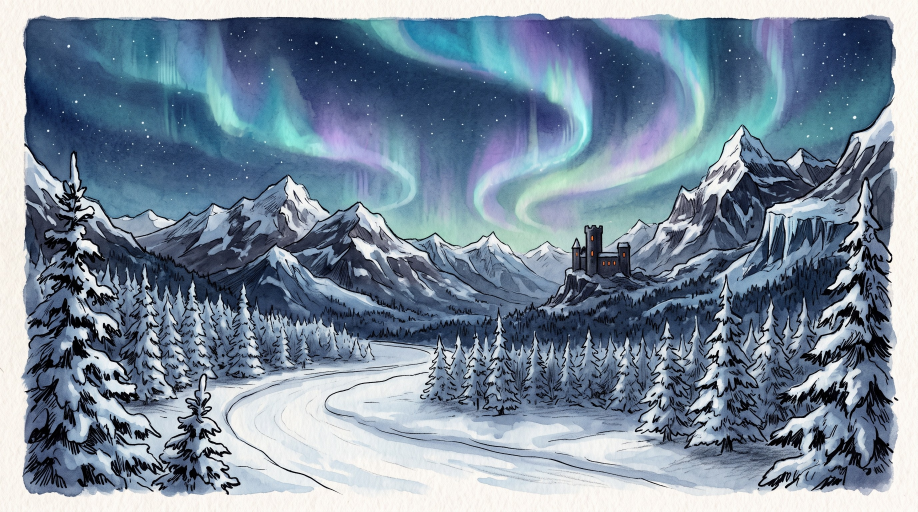
#> input picture assets/characters/crossworld_cast_v0/worlds/cold_2k_raw.jpg, 2752 x 1536 px (shown at 1/3 size)
$ python -i final_frame_qa.py   (imports and definitions only)   (older library calls are emulated)
#> lines starting #> are read from the running program, lines starting #| are printed output that depends on the picture; after the words box and inside, x2 and y2 are one past the last pixel; in counts of white or black regions, pixels touching at a corner belong together
"""Unified Final-Frame QA Stage (B-14): measures every frame of a delivered output against the graded source.

NOTE: Default thresholds in ``DEFAULT_RANGES`` are starting engineering bands (not hard quotas) and require
calibration against owner-approved painted material before promotion to strict blocking gates.
"""
from __future__ import annotations

import hashlib
import json
import subprocess
from pathlib import Path
from typing import Any

import numpy as np

DEFAULT_RANGES: dict[str, Any] = {
    "needs_owner_calibration": True,
    "key_object_margin_min": 0.03,
    "lost_mask_area_pass": 0.001,
    "lost_mask_area_review": 0.005,
    "valid_coverage_pass": 0.9995,
    "valid_coverage_review": 0.998,
    "edge_density_ratio_pass": (0.90, 1.15),
    "edge_density_ratio_review": (0.75, 1.30),
    "hf_band_ratio_pass": (0.85, 1.20),
    "hf_band_ratio_review": (0.65, 1.35),
    "halo_overshoot_pass": 0.05,
    "halo_overshoot_review": 0.08,
    "grain_spectrum_ratio_pass": (0.80, 1.20),
    "grain_spectrum_ratio_review": (0.65, 1.35),
    "channel_shift_pass": 2.0,
    "channel_shift_review": 4.0,
    "delta_e_pass": 2.0,
    "delta_e_review": 4.0,
    "lantern_clip_delta_pp_pass": 0.1,
    "lantern_clip_delta_pp_review": 0.5,
    "face_identity_cosine_pass": 0.92,
    "face_identity_cosine_review": 0.88,
    "temporal_static_flow_p95_pass": 0.5,
    "upscaler_default": "native",
}


# [12 lines left out: function _radial_band_energy, not called in this run]


def _edge_halo_overshoot(gray: np.ndarray) -> float:
    """Measure local luminance overshoot/undershoot around strong edges as a fraction of edge contrast."""
    import cv2

    g = gray.astype(np.float32)
    edges = cv2.Canny(np.clip(g, 0, 255).astype(np.uint8), 80, 180) > 0
    if not edges.any():
        return 0.0
    dil = cv2.dilate(g, np.ones((5, 5), np.uint8))
    ero = cv2.erode(g, np.ones((5, 5), np.uint8))
    contrast = np.maximum(dil - ero, 1.0)
    ring = cv2.dilate(edges.astype(np.uint8), np.ones((5, 5), np.uint8)) > 0
    lap = np.abs(cv2.Laplacian(g, cv2.CV_32F, ksize=3))
    rel = (lap[ring] / (4.0 * contrast[ring]))
    return float(np.percentile(rel, 95)) if rel.size else 0.0


# [245 lines left out: functions _rgb_to_lab_delta_e, build_resize_encode_manifest, evaluate_final_frame_qa, not called in this run]

>>> import cv2
>>> picture = cv2.imread('../../assets/characters/crossworld_cast_v0/worlds/cold_2k_raw.jpg', cv2.IMREAD_GRAYSCALE)
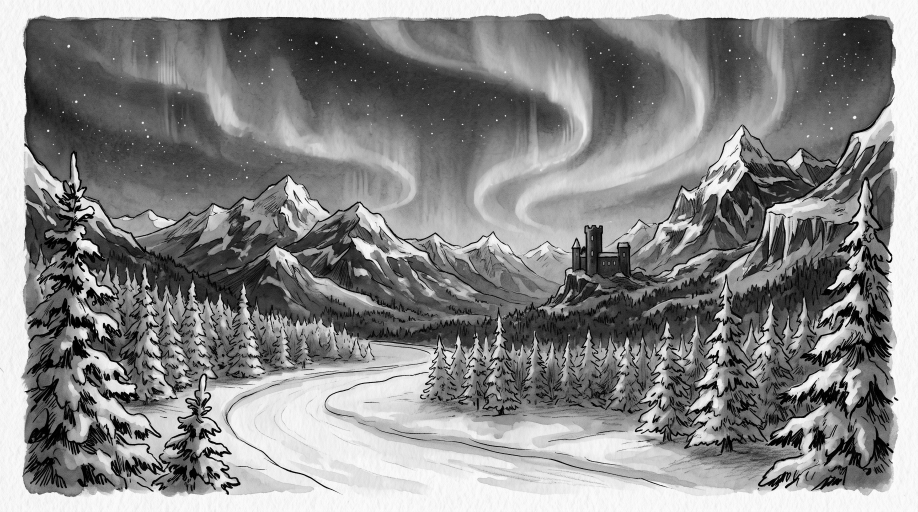
#> picture: shape (1536, 2752) (shown at 1/3 size); min 0, max 255, mean 136.5
>>> result = _edge_halo_overshoot(picture)
#> in _edge_halo_overshoot, `edges = cv2.Canny(np.clip(g, 0, 255).astype(np.uint8), 80, 180) > 0`:
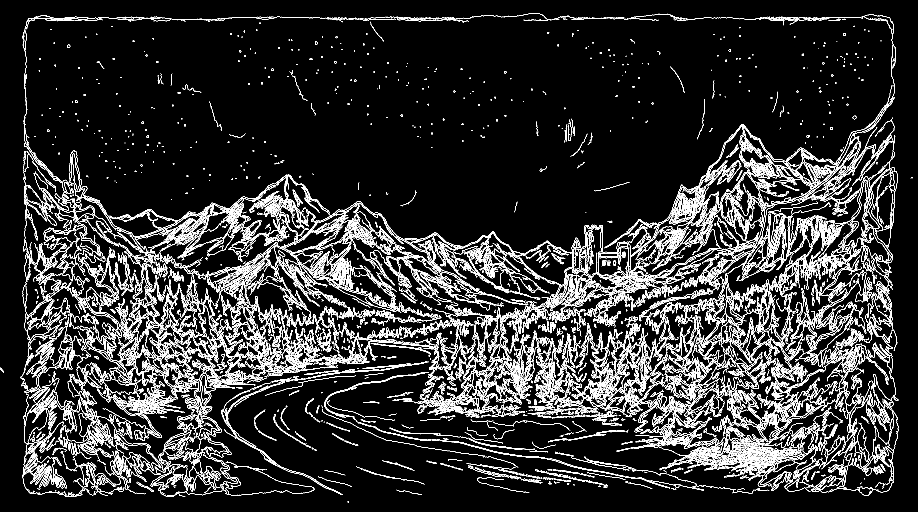
#> edges: shape (1536, 2752) bool (shown at 1/3 size); 8.6% white in thin lines or dots
#> in _edge_halo_overshoot, `dil = cv2.dilate(g, np.ones((5, 5), np.uint8))`:
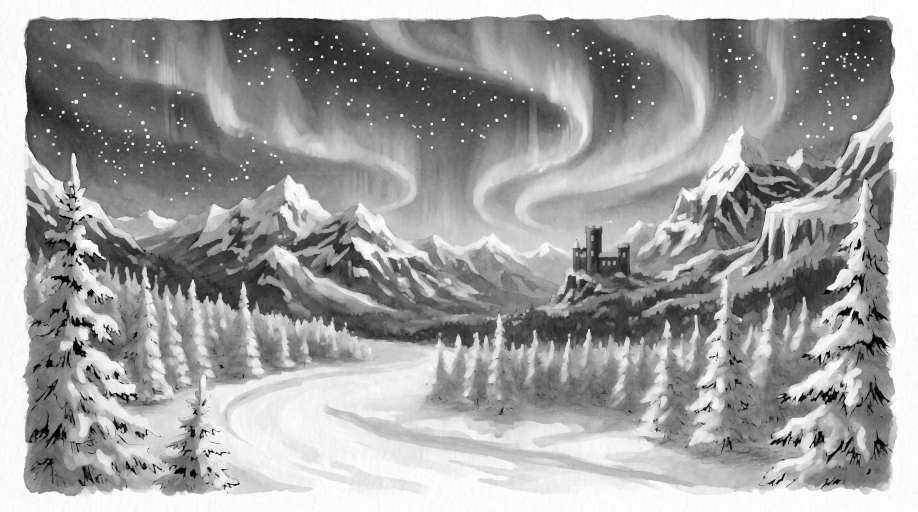
#> dil: shape (1536, 2752) float32 (shown at 1/3 size); min 0, max 255, mean 159.9
#> in _edge_halo_overshoot, `ero = cv2.erode(g, np.ones((5, 5), np.uint8))`:
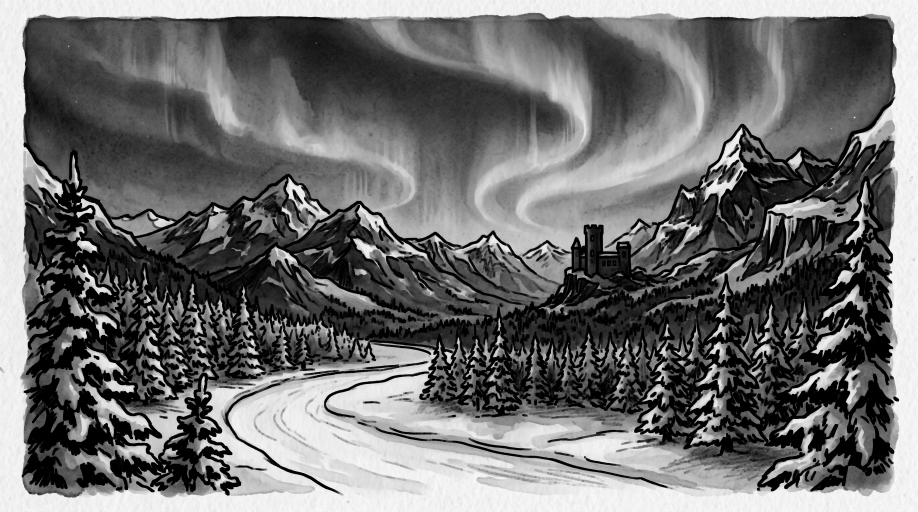
#> ero: shape (1536, 2752) float32 (shown at 1/3 size); min 0, max 251, mean 111.4
#> in _edge_halo_overshoot, `contrast = np.maximum(dil - ero, 1.0)`:
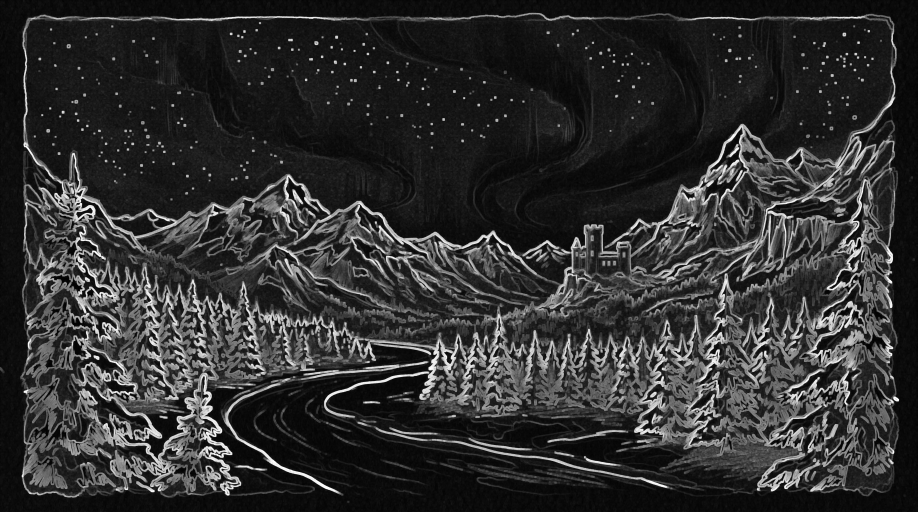
#> contrast: shape (1536, 2752) float32 (shown at 1/3 size); min 1, max 255, mean 48.5
#> in _edge_halo_overshoot, `ring = cv2.dilate(edges.astype(np.uint8), np.ones((5, 5), np.uint8)) > 0`:
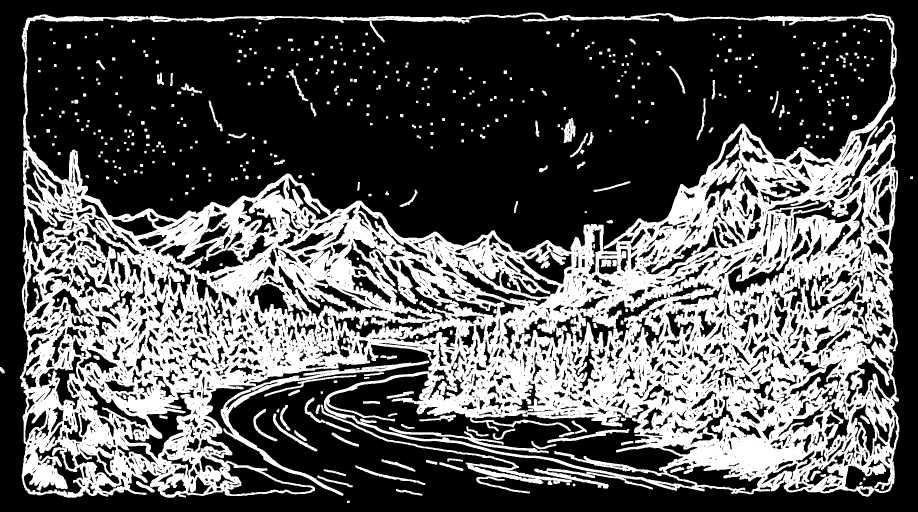
#> ring: shape (1536, 2752) bool (shown at 1/3 size); 34% white; 454 white regions, largest, box (x1, y1, x2, y2) and area: (60, 38, 2698, 1493) 1339699, (662, 1082, 1287, 1487) 15323, (963, 1214, 1715, 1452) 9783
#> in _edge_halo_overshoot, `lap = np.abs(cv2.Laplacian(g, cv2.CV_32F, ksize=3))`:
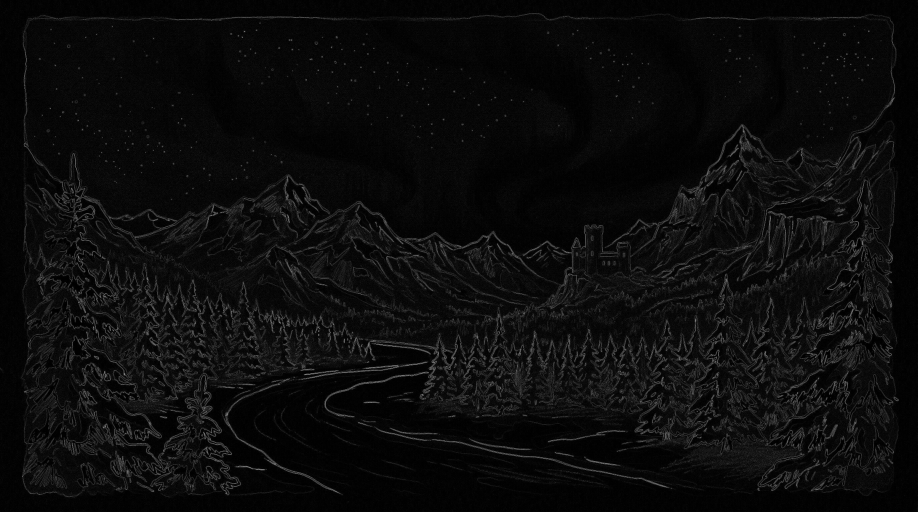
#> lap: shape (1536, 2752) float32 (shown at 1/3 size); min 0, max 1374, mean 66.8; drawn with min black and max white
#> result = 0.816

$ run again, on assets/characters/crossworld_cast_v0/worlds/warm_2k_raw.jpg
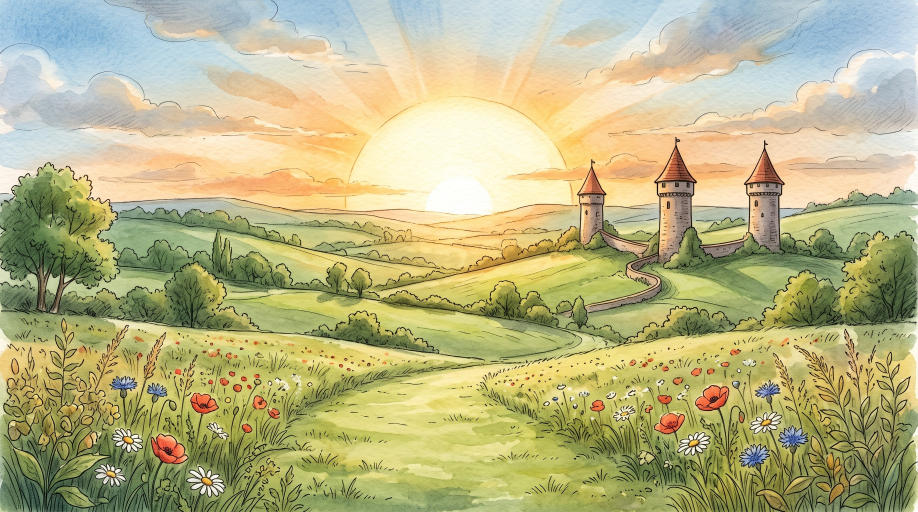
#> input picture assets/characters/crossworld_cast_v0/worlds/warm_2k_raw.jpg, 2752 x 1536 px (shown at 1/3 size)
#> in _edge_halo_overshoot, `edges = cv2.Canny(np.clip(g, 0, 255).astype(np.uint8), 80, 180) > 0`:
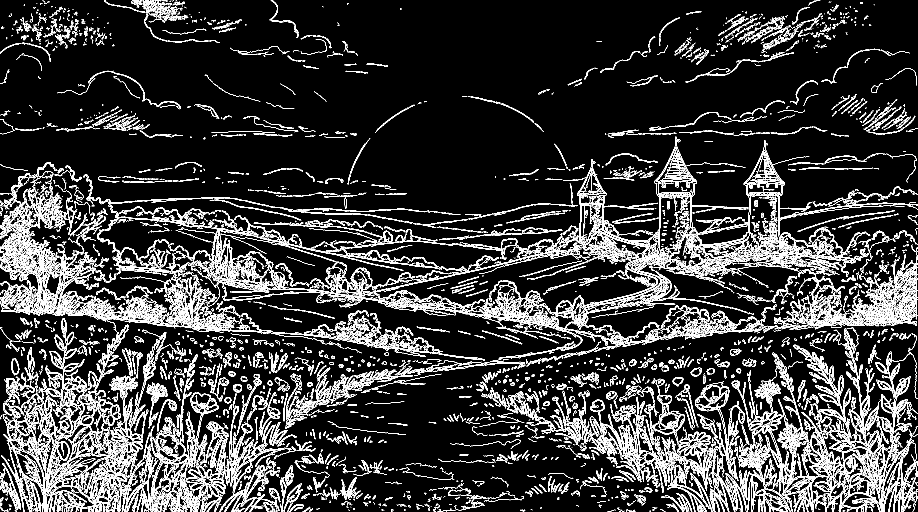
#> edges: shape (1536, 2752) bool (shown at 1/3 size); 10% white in thin lines or dots
#> ring: shape (1536, 2752) bool; 38.1% white; 657 white regions, largest, box (x1, y1, x2, y2) and area: (0, 408, 2752, 1536) 1269772, (2155, 37, 2496, 173) 15920, (310, 0, 662, 130) 10874
#> in _edge_halo_overshoot, `lap = np.abs(cv2.Laplacian(g, cv2.CV_32F, ksize=3))`:
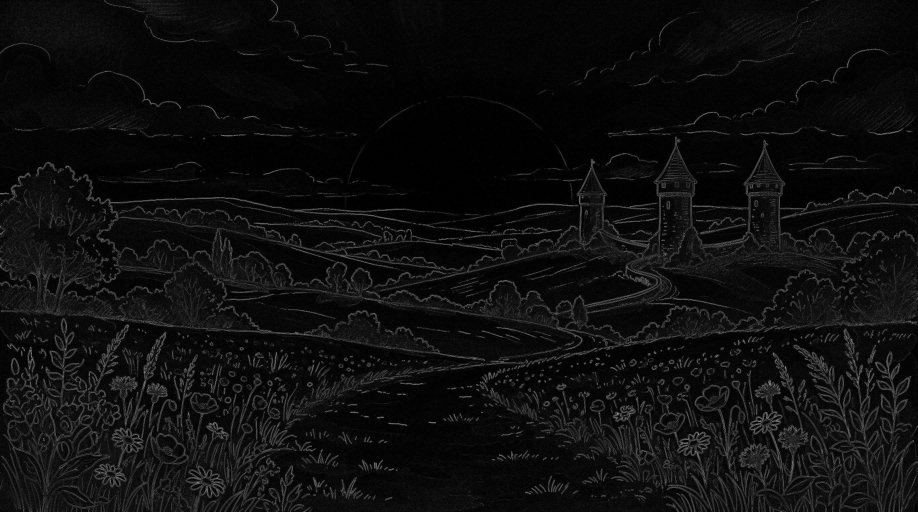
#> lap: shape (1536, 2752) float32 (shown at 1/3 size); min 0, max 1346, mean 79.2; drawn with min black and max white
#> result = 0.915
